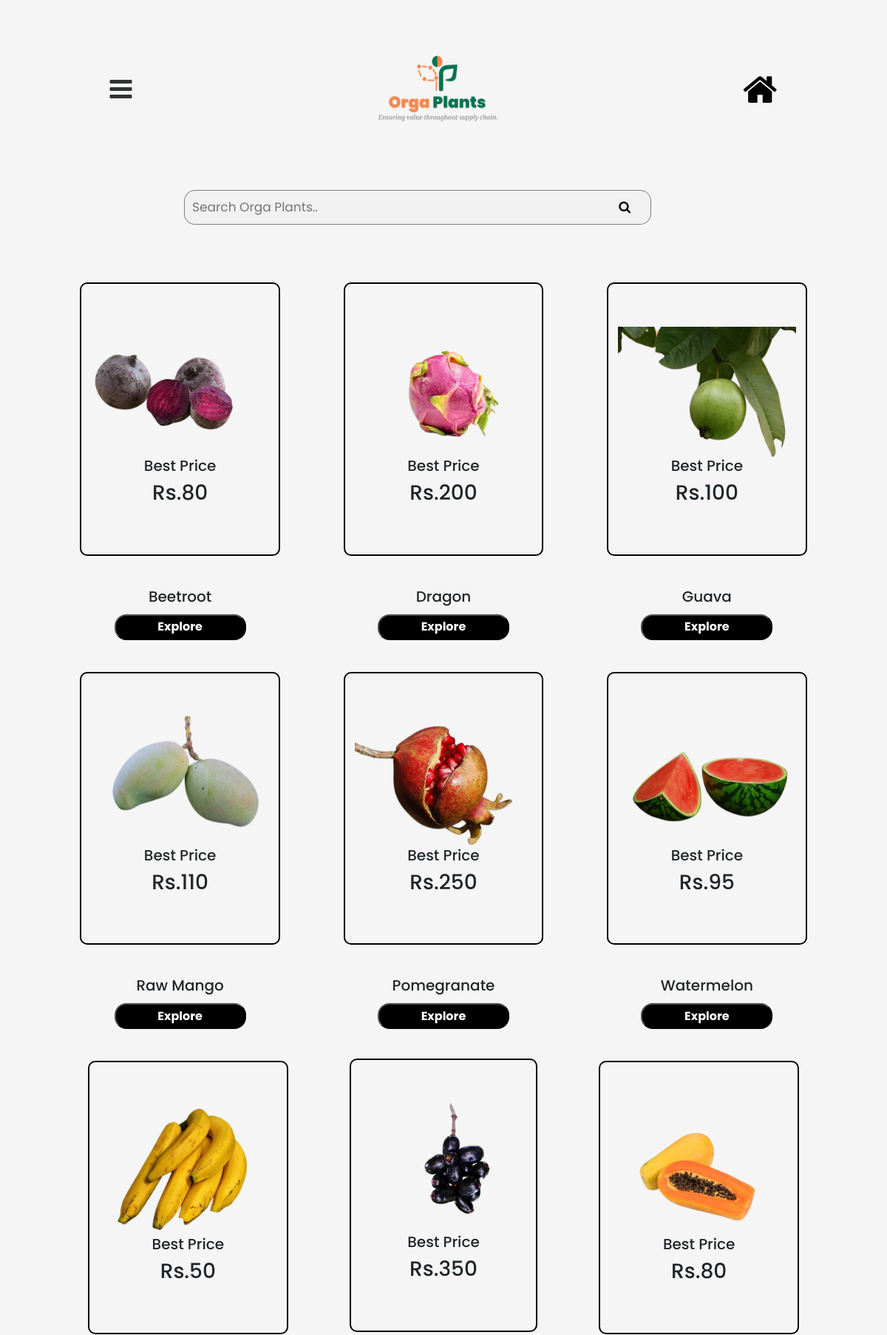
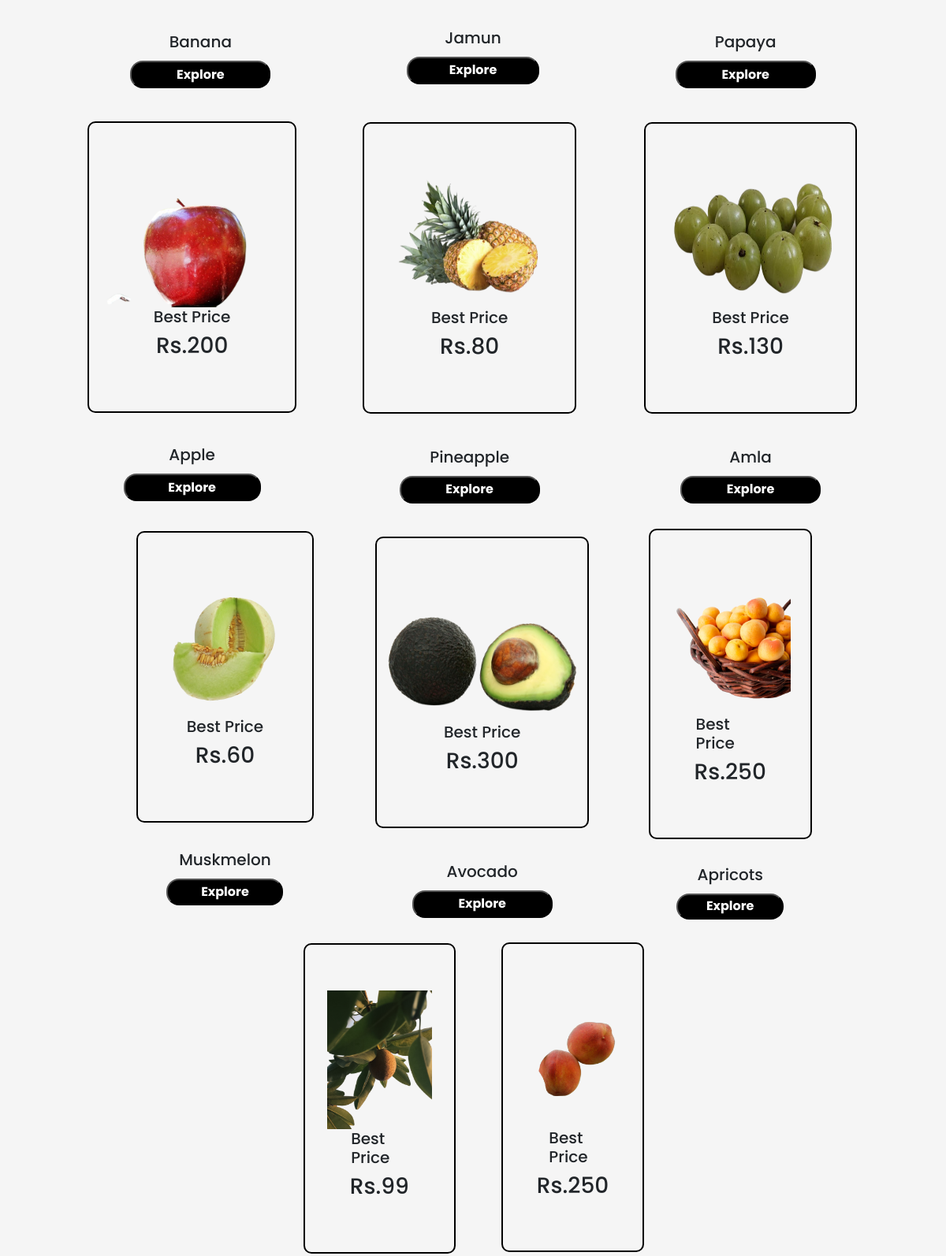
/fruits (upper part), run on the app's committed database (2 pictures, top to bottom).
### orga/models.py (models this page shows, shortened)
class products(models.Model):
    id = models.AutoField(primary_key=True)
    name=models.CharField(max_length=200)
    category_choices = ( ('Fruits',"Fruits"),('Exotics',"Exotics"),('vegetables',"Vegetables"))
    category =models.CharField(max_length=20,
                  choices=category_choices )
    productlinkImage=models.ImageField(upload_to='products')
    lowest_prices = models.TextField(max_length=10)
    communityfarm=models.CharField(max_length=10000)
    greendna=models.CharField(max_length=10000)
    healthybuddha=models.CharField(max_length=10000)
    organiceraa=models.CharField(max_length=10000)
    freshfarm=models.CharField(max_length=10000)

### orga/views.py (the view)
# urls.py: path('fruits', views.fruits,name='fruits'),
def fruits(request):
    if request.method == 'POST':
        name = request.POST.get('name')
        email  =request.POST.get('email')
        message = request.POST.get('message')
        saving = contactus(name=name, email=email, message=message)
        saving.save()
    getitemtablesmodel = products.objects.all()
    return render(request, 'pages/fruits.html',{'item':getitemtablesmodel})

### templates/pages/fruits.html (shortened to what this page needs)
{% extends 'basic.html' %}
{% load static %}
{% block belowheader %}
    <div class="searchorga" style="    margin-top: -6%;
    margin-bottom: -5%; ">
        <form class=" example " action="{% url 'searchitems' %}" method="GET" value="{{request.GET.q}}">
            <input type="text" placeholder="Search Orga Plants.."  name="q" value="{{request.GET.q}}" style="    border: 1px solid gray;
            border-right: none;">
            <button type="submit" style="border-radius:0px 15px 15px 0px ;border: 1px solid gray;
            border-left: none;"  name="submit" value="Search"><i class="fa fa-search"></i></button>
        </form>
    </div>
    {%  endblock belowheader %}
    {% block content %}
      <div class="vegatablescontents" style="margin-bottom: 12%;">
        {% for item in item %}
        {%  if item.category == "Fruits"  %}
        <div class="vegicontent">
            <div class="vegatabeItem">
                <img src="{{item.productlinkImage.url}}"  alt="" srcset="" style="      max-width: 241px;
                height: 176px;
                ">
                <h5>Best Price</h5>
                <h3> {{item.lowest_prices}}</h3>
            </div>
            <h5 class="namevege sectiontext">
             {{item.name}}
            </h5>
            <a href="{% url 'productdescription' item.id %}"  >   <button class="section_button"> Explore
            </button></a>
        </div>
        {% endif %}
        {% endfor %}
    </div>
    {%  endblock content %}

### static/css/style.css (style rules this page uses)
* { margin: 0; padding: 0; }
html,body { overflow-x: hidden ; font-family: 'Poppins'; font-style: normal; font-weight: 700; background: #F5F5F5; }
.searchorga { max-width: 60%; margin: auto; height: 230px; border-radius: 20px; }
.example { padding: 87px; }
form.example input[type=text] { padding: 10px; font-size: 17px; border: 1px solid transparent; float: left; width: 80%; background: #f1f1f1; border-radius: 15px 0px 0px 15px; }
form.example button { float: left; width: 10%; padding: 10px; background: #f1f1f1; color: black; font-size: 17px; border: 1px solid transparent; border-left: none; cursor: pointer; }
form.example::after { content: ""; clear: both; display: table; }
@media only screen and (max-width:1430px) { .searchorga { max-width: 73%; } }

### static/css/crausol.css (style rules this page uses)
.sectiontext { margin-top: 50px; text-align: center; }

### static/css/pages/vegatable.css (style rules this page uses)
.vegicontent { max-width: 25%; }
.vegatabeItem { border: 2px solid black; border-radius: 10px; display: flex; flex-direction: column; margin: auto; justify-content: center; align-items: center; padding: 58px; margin: 12%; max-width: 100%; }
.vegatablescontents { display: flex; flex-direction: row; max-width: 90%; margin: auto; flex-wrap: wrap; justify-content: center; }
.section_button { color: white; background-color: black; font-weight: bold; text-align: center; padding: 1%; border-radius: 16px; width: 50%; margin-left: 25%; }
.sectiontext { display: flex; justify-content: center; margin: 12px; margin-top: 2%; }
@media only screen and (max-width:1200px) { .vegicontent { max-width: 33%; } }

### data on the page
products: productlinkImage (picture), lowest_prices "Rs.80", name "Beetroot"
products: productlinkImage (picture), lowest_prices "Rs.200", name "Dragon"
products: productlinkImage (picture), lowest_prices "Rs.100", name "Guava"
products: productlinkImage (picture), lowest_prices "Rs.110", name "Raw Mango"
products: productlinkImage (picture), lowest_prices "Rs.250", name "Pomegranate"
products: productlinkImage (picture), lowest_prices "Rs.95", name "Watermelon"
products: productlinkImage (picture), lowest_prices "Rs.50", name "Banana"
products: productlinkImage (picture), lowest_prices "Rs.350", name "Jamun"
products: productlinkImage (picture), lowest_prices "Rs.80", name "Papaya"
products: productlinkImage (picture), lowest_prices "Rs.200", name "Apple"
products: productlinkImage (picture), lowest_prices "Rs.80", name "Pineapple"
products: productlinkImage (picture), lowest_prices "Rs.130", name "Amla"
products: productlinkImage (picture), lowest_prices "Rs.60", name "Muskmelon"
products: productlinkImage (picture), lowest_prices "Rs.300", name "Avocado"
products: productlinkImage (picture), lowest_prices "Rs.250", name "Apricots"
products: productlinkImage (picture), lowest_prices "Rs.99"
products: productlinkImage (picture), lowest_prices "Rs.250"
